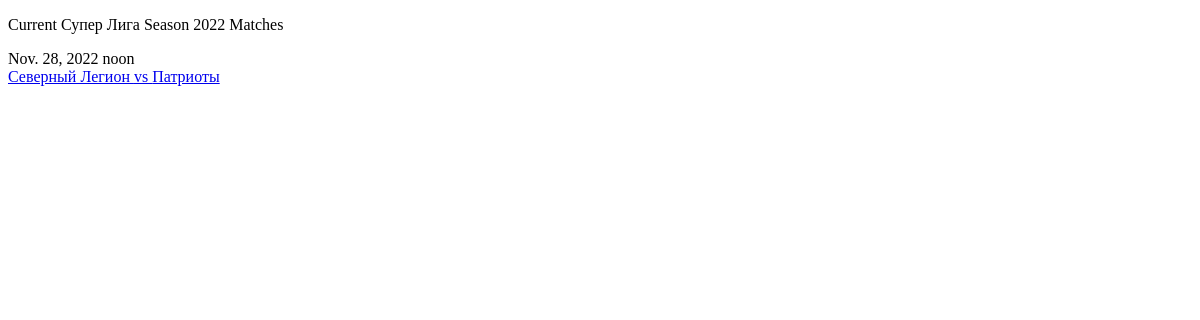
/matches/, run on an earlier commit of the app's database.
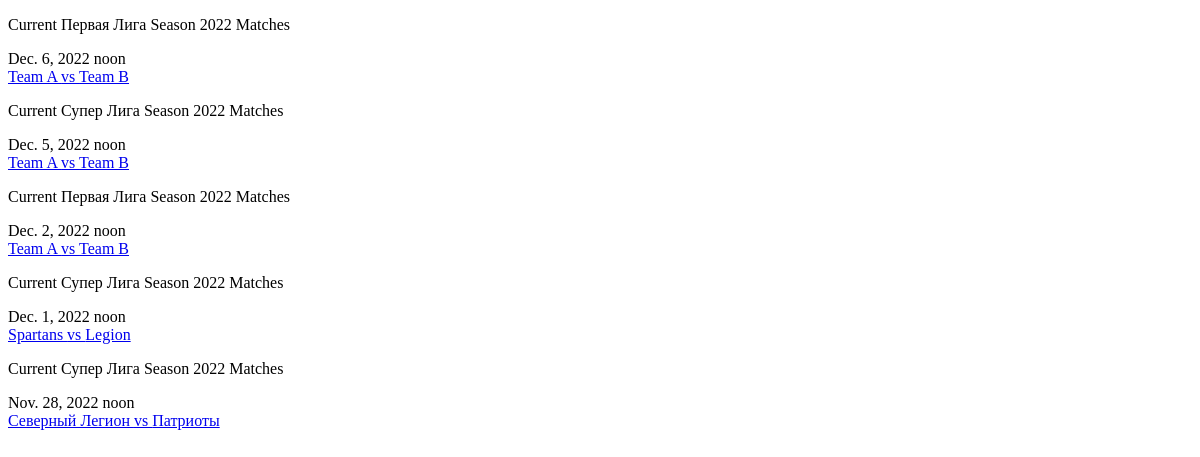
And on a later commit of the database.
### matches/models.py (models this page shows, shortened)
class Match(models.Model):
    tournament = models.ForeignKey(Tournament, on_delete=models.SET_NULL, null=True)
    date = models.DateField(blank=False)
    time = models.TimeField(blank=False, default='12:00:00')
    place = models.CharField(max_length=200, default='City and Stadium')
    field_length = models.IntegerField(default=90)
    team_a = models.CharField(max_length=200, default='Team A')
    team_b = models.CharField(max_length=200, default='Team B')
    class Meta:
        verbose_name = "Match"
        verbose_name_plural = "Matches"
        ordering = ['-tournament', '-date']
    def get_absolute_url(self):
        return reverse('match_page', kwargs={
            'match_id': self.pk,
            'tournament': self.tournament.name})

### tournaments/models.py (models this page shows, shortened)
class Tournament(models.Model):
    season = models.ForeignKey(Season, on_delete=models.SET_NULL, null=True)
    name = models.CharField(max_length=100, blank=False)
    description = models.TextField(max_length=200)
    def __str__(self):
        return f'{self.name} {self.season}'
    class Meta:
        verbose_name = "Tournament"
        verbose_name_plural = "Tournament"
        ordering = ['-season']

### seasons/models.py (models this page shows, shortened)
class Season(models.Model):
    year = models.IntegerField(blank=False, default=1900)
    description = models.TextField(max_length=200)
    def __str__(self):
        return f'Season {self.year}'
    class Meta:
        verbose_name = "Season"
        verbose_name_plural = "Seasons"
        ordering = ['-year']

### matches/views.py (the view)
# urls.py: path('', MatchList.as_view(), name='match_list')  # matches list
class MatchList(View):
    def get(self, request):
        current_season = _get_current_season_year()
        all_seasons = _get_other_seasons_years
        current_tournament = Tournament.objects.filter(season__in=current_season)
        current_season_matches = Match.objects.filter(tournament__in=current_tournament)
        return render(request, 'matches/matches_list.html',
                      {"season_list": all_seasons,
                       "current_season": current_season,
                       "current_tournament": current_tournament,
                       "current_season_matches": current_season_matches
                       })

### seasons/models.py (called while the page is built)
def _get_current_season_year():
    return Season.objects.filter(year=int(datetime.date.today().year))

### templates/matches/matches_list.html (shortened to what this page needs)
<!DOCTYPE html>
<html lang="en">
<head>
</head>
<body>
<p>
{% for match in current_season_matches %} Current {{ match.tournament }} Matches
    <p>
    {{ match.date }} {{ match.time }}
    <br><a href={{ match.get_absolute_url }}>{{ match.team_a }} vs {{ match.team_b }}</a>
    </p>
{% endfor %}
</p>
</body>
</html>

What changed in the data, as far as the page shows it:
added Match: tournament "Первая Лига Season 2022", date "Dec. 6, 2022", time "noon", team_a "Team A", team_b "Team B"
added Match: tournament "Супер Лига Season 2022", date "Dec. 5, 2022", time "noon", team_a "Team A", team_b "Team B"
added Match: tournament "Первая Лига Season 2022", date "Dec. 2, 2022", time "noon", team_a "Team A", team_b "Team B"
added Match: tournament "Супер Лига Season 2022", date "Dec. 1, 2022", time "noon", team_a "Spartans", team_b "Legion"
